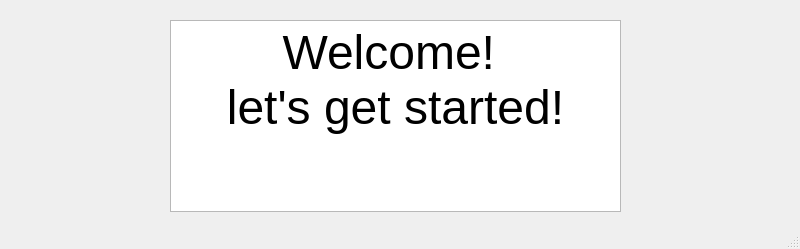
<?xml version="1.0" encoding="UTF-8"?>
<ui version="4.0">
 <class>MainWindow</class>
 <widget class="QMainWindow" name="MainWindow">
  <property name="geometry">
   <rect>
    <x>0</x>
    <y>0</y>
    <width>800</width>
    <height>249</height>
   </rect>
  </property>
  <property name="windowTitle">
   <string>MainWindow</string>
  </property>
  <widget class="QWidget" name="centralwidget">
   <widget class="QTextBrowser" name="textBrowser">
    <property name="geometry">
     <rect>
      <x>170</x>
      <y>20</y>
      <width>451</width>
      <height>192</height>
     </rect>
    </property>
    <property name="html">
     <string>&lt;!DOCTYPE HTML PUBLIC &quot;-//W3C//DTD HTML 4.0//EN&quot; &quot;http://www.w3.org/TR/REC-html40/strict.dtd&quot;&gt;
&lt;html&gt;&lt;head&gt;&lt;meta name=&quot;qrichtext&quot; content=&quot;1&quot; /&gt;&lt;meta charset=&quot;utf-8&quot; /&gt;&lt;style type=&quot;text/css&quot;&gt;
p, li { white-space: pre-wrap; }
hr { height: 1px; border-width: 0; }
li.unchecked::marker { content: &quot;\2610&quot;; }
li.checked::marker { content: &quot;\2612&quot;; }
&lt;/style&gt;&lt;/head&gt;&lt;body style=&quot; font-family:'Segoe UI'; font-size:9pt; font-weight:400; font-style:normal;&quot;&gt;
&lt;p align=&quot;center&quot; style=&quot; margin-top:0px; margin-bottom:0px; margin-left:0px; margin-right:0px; -qt-block-indent:0; text-indent:0px;&quot;&gt;&lt;span style=&quot; font-size:36pt;&quot;&gt;Welcome! &lt;/span&gt;&lt;/p&gt;
&lt;p align=&quot;center&quot; style=&quot; margin-top:0px; margin-bottom:0px; margin-left:0px; margin-right:0px; -qt-block-indent:0; text-indent:0px;&quot;&gt;&lt;span style=&quot; font-size:36pt;&quot;&gt;let's get started!&lt;/span&gt;&lt;/p&gt;&lt;/body&gt;&lt;/html&gt;</string>
    </property>
   </widget>
   <widget class="QPushButton" name="startLibrarian">
    <property name="geometry">
     <rect>
      <x>100</x>
      <y>320</y>
      <width>151</width>
      <height>81</height>
     </rect>
    </property>
    <property name="mouseTracking">
     <bool>true</bool>
    </property>
    <property name="text">
     <string>Start as a librarian</string>
    </property>
   </widget>
   <widget class="QPushButton" name="startUser">
    <property name="geometry">
     <rect>
      <x>520</x>
      <y>320</y>
      <width>161</width>
      <height>81</height>
     </rect>
    </property>
    <property name="mouseTracking">
     <bool>true</bool>
    </property>
    <property name="text">
     <string>Start as a user</string>
    </property>
   </widget>
  </widget>
  <widget class="QMenuBar" name="menubar">
   <property name="geometry">
    <rect>
     <x>0</x>
     <y>0</y>
     <width>800</width>
     <height>33</height>
    </rect>
   </property>
  </widget>
  <widget class="QStatusBar" name="statusbar"/>
 </widget>
 <resources/>
 <connections/>
</ui>
